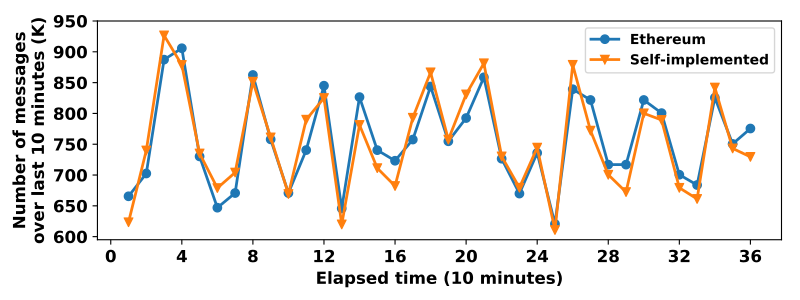

The script that saved this image:
import matplotlib.pyplot as plt

# x/10min
# y/1000

fd = open("eth_ourgossip_num_msg_on_time.txt", 'r')
lines = fd.readlines()
x = []
y_eth = []
y_our = []
for line in lines[1:]:
    fields = line.split('\t')
    x.append(float(fields[0]))
    y_eth.append(float(fields[1][:-1]))
    y_our.append(float(fields[2][:-2]))

fig = plt.figure(figsize=(8,3))

ax = fig.add_subplot(111)
plt.plot(x, y_eth, marker='o', markersize=6, linewidth=2, label='Ethereum')
plt.plot(x, y_our, marker='v', markersize=6, linewidth=2, label='Self-implemented')
ax.set_xticks(list(range(0,37,4)))
ax.set_xticklabels(list(range(0,37,4)), fontsize=12, weight="bold")
ax.set_yticks(list(range(600,1000,50)))
ax.set_yticklabels(list(range(600,1000,50)), fontsize=12, weight="bold")
ax.legend(fontsize=12, prop={'weight':'bold'})
plt.xlabel('Elapsed time (10 minutes)', fontsize=12, weight="bold")
plt.ylabel('Number of messages\nover last 10 minutes (K)', fontsize=12, weight="bold")

fig.tight_layout()
plt.savefig('eth_ourgossip_num_msg_on_time.pdf')
plt.show()
